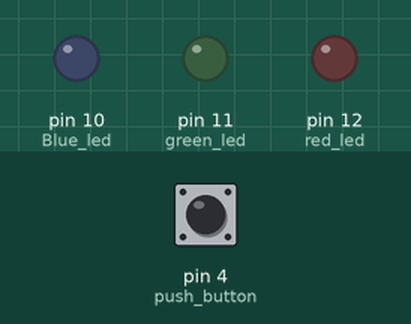
A sketch run on a simulated Arduino Uno, built with avr-gcc and run on an emulated ATmega328P. Shown: output pins drawn as LEDs (lit = HIGH). The test bench sets the inputs (shaded band); at power-on: pin 4 (push_button) HIGH.

Above: at 1.2 s.
1.3 s: pin 4 (push_button) pulled LOW for 0.15 s
At 1.7 s:
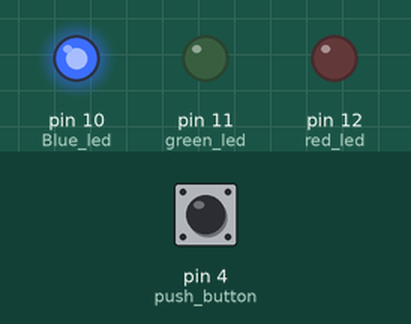
4.4 s: pin 4 (push_button) pulled LOW for 1 s
At 5.8 s:
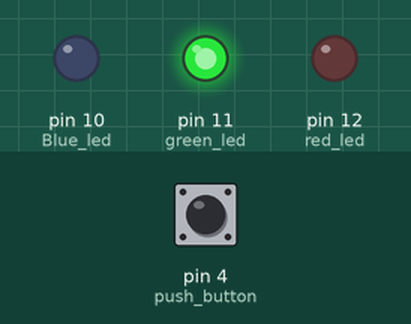
8.4 s: pin 4 (push_button) pulled LOW for 3.2 s
At 10.8 s:
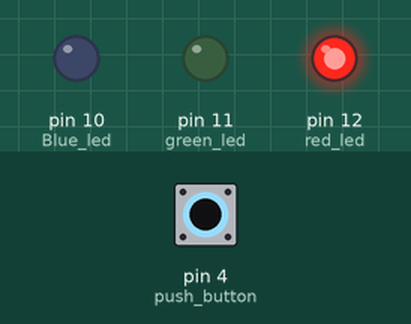
Timing chart, 0 to 15.4 s (numbered marks = the images above; inputs shaded):
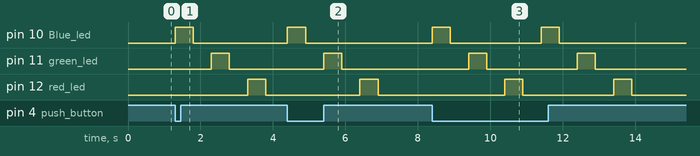

The sketch:

tricolorledswitch2.ino
```cpp
void setup() {
  // put your setup code here, to run once:
  pinMode(10,OUTPUT);//Blue led
  pinMode(11,OUTPUT);//green led
  pinMode(12,OUTPUT);//red led
  pinMode(4,INPUT);//push button

}

void loop() {
if (digitalRead(4)== LOW)
 {
 // put your main code here, to run repeatedly:

 digitalWrite(10,HIGH);//blue
 delay(500);
 digitalWrite(10,LOW);
 delay(500);

 digitalWrite(11,HIGH);//green
 delay(500);
 digitalWrite(11,LOW);
 delay(500);

 digitalWrite(12,HIGH);//red
 delay(500);
 digitalWrite(12,LOW);
 delay(500);
 }
}
```

Measured:
- after the input at 1.3 s, pin 10 (Blue_led): LOW → HIGH at once, → LOW 0.50 s later; pin 11 (green_led): LOW → HIGH after 1.0 s, → LOW 0.50 s later; pin 12 (red_led): LOW → HIGH after 2.0 s, → LOW 0.50 s later
- after the input at 4.4 s, pin 10 (Blue_led): LOW → HIGH at once, → LOW 0.50 s later; pin 11 (green_led): LOW → HIGH after 1.0 s, → LOW 0.50 s later; pin 12 (red_led): LOW → HIGH after 2.0 s, → LOW 0.50 s later
- after the input at 8.4 s, pin 10 (Blue_led): alternates HIGH for 0.50 s and LOW for 2.5 s, 4 changes in all, then stays LOW, starting at once; pin 11 (green_led): alternates HIGH for 0.50 s and LOW for 2.5 s, 4 changes in all, then stays LOW, starting after 1.0 s
